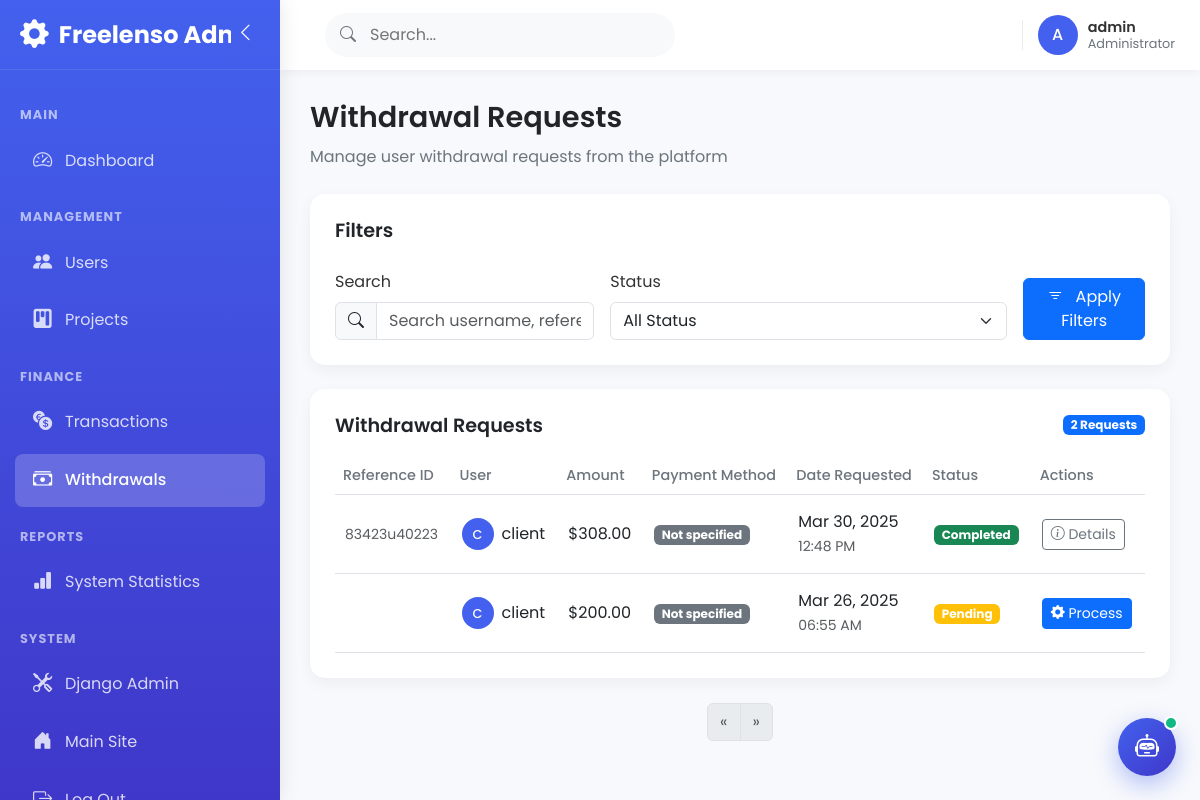
The app's page /admin-dashboard/withdrawals/ (signed in) with its own data.
### core/models.py (models this page shows, shortened)
class WithdrawalRequest(models.Model):
    STATUS_CHOICES = [
        ('pending', 'Pending'),
        ('processing', 'Processing'),
        ('completed', 'Completed'),
        ('rejected', 'Rejected'),
    ]
    WITHDRAWAL_METHODS = [
        ('bank', 'Bank Transfer'),
        ('upi', 'UPI'),
        ('paypal', 'PayPal'),
    ]
    wallet = models.ForeignKey(Wallet, on_delete=models.CASCADE, related_name='withdrawal_requests')
    amount = models.DecimalField(max_digits=10, decimal_places=2, validators=[MinValueValidator(Decimal('0.01'))])
    fee = models.DecimalField(max_digits=10, decimal_places=2, default=0.00)
    withdrawal_method = models.CharField(max_length=20, choices=WITHDRAWAL_METHODS)
    bank_name = models.CharField(max_length=100, blank=True, null=True)
    account_number = models.CharField(max_length=30, blank=True, null=True)
    ifsc_code = models.CharField(max_length=20, blank=True, null=True)
    upi_id = models.CharField(max_length=50, blank=True, null=True)
    paypal_email = models.EmailField(blank=True, null=True)
    status = models.CharField(max_length=20, choices=STATUS_CHOICES, default='pending')
    notes = models.TextField(blank=True)
    reference_id = models.CharField(max_length=100, blank=True)
    created_at = models.DateTimeField(auto_now_add=True)
    processed_at = models.DateTimeField(null=True, blank=True)
    class Meta:
        ordering = ['-created_at']

class Wallet(models.Model):
    user = models.OneToOneField(UserProfile, on_delete=models.CASCADE, related_name='wallet')
    balance = models.DecimalField(max_digits=10, decimal_places=2, default=0.00, validators=[MinValueValidator(Decimal('0.00'))])
    escrow_balance = models.DecimalField(max_digits=10, decimal_places=2, default=0.00, validators=[MinValueValidator(Decimal('0.00'))])
    currency = models.CharField(max_length=3, default='USD')
    is_active = models.BooleanField(default=True)
    created_at = models.DateTimeField(auto_now_add=True)
    updated_at = models.DateTimeField(auto_now=True)

class UserProfile(models.Model):
    user = models.OneToOneField(User, on_delete=models.CASCADE)
    is_freelancer = models.BooleanField(default=False)
    is_client = models.BooleanField(default=False)
    profile_picture = models.ImageField(upload_to='profile_pics', null=True, blank=True)
    bio = models.TextField(null=True, blank=True)
    skills = models.CharField(max_length=500, null=True, blank=True)
    hourly_rate = models.DecimalField(max_digits=10, decimal_places=2, null=True, blank=True)
    country = models.CharField(max_length=100, null=True, blank=True)
    phone_number = models.CharField(max_length=15, null=True, blank=True)
    website = models.URLField(max_length=200, null=True, blank=True)
    linkedin = models.URLField(max_length=200, null=True, blank=True)
    github = models.URLField(max_length=200, null=True, blank=True)
    languages = models.CharField(max_length=200, null=True, blank=True)
    education = models.TextField(null=True, blank=True)
    experience = models.TextField(null=True, blank=True)
    availability = models.CharField(max_length=100, null=True, blank=True)
    created_at = models.DateTimeField(auto_now_add=True)
    updated_at = models.DateTimeField(auto_now=True)
    wallet_balance = models.DecimalField(max_digits=10, decimal_places=2, default=0.00)

### core/admin_views.py (the view)
# urls.py: path('admin-dashboard/withdrawals/', admin_views.admin_withdrawals, name='admin_withdrawals'),
@login_required
@user_passes_test(is_admin)
def admin_withdrawals(request):
    status = request.GET.get('status', '')
    search = request.GET.get('search', '')
    withdrawals = WithdrawalRequest.objects.all().order_by('-created_at')
    if status:
        withdrawals = withdrawals.filter(status=status)
    if search:
        withdrawals = withdrawals.filter(
            Q(wallet__user__user__username__icontains=search) |
            Q(reference_id__icontains=search)
        )
    context = {
        'withdrawals': withdrawals,
        'status': status,
        'search': search,
        'status_choices': WithdrawalRequest.STATUS_CHOICES,
    }
    return render(request, 'admin/withdrawals.html', context)

### templates/admin/withdrawals.html (shortened to what this page needs)
{% extends 'admin/admin_base.html' %}
{% block page_title %}Withdrawal Requests{% endblock %}
{% block page_subtitle %}Manage user withdrawal requests from the platform{% endblock %}
{% block content %}
<div class="data-card mb-4">
    <div class="data-card-header">
        <h5 class="data-card-title">Filters</h5>
    </div>
    <div class="card-body pt-0">
        <form method="get" class="row g-3 align-items-end">
            <div class="col-lg-4 col-md-6">
                <label for="search" class="form-label">Search</label>
                <div class="input-group">
                    <span class="input-group-text"><i class="bi bi-search"></i></span>
                    <input type="text" class="form-control" id="search" name="search" placeholder="Search username, reference ID..." value="{{ search }}">
                </div>
            </div>
            <div class="col-lg-6 col-md-6">
                <label for="status" class="form-label">Status</label>
                <select class="form-select" id="status" name="status">
                    <option value="" {% if status == '' %}selected{% endif %}>All Status</option>
                </select>
            </div>
            <div class="col-lg-2 col-md-12 d-flex">
                <button type="submit" class="btn btn-primary flex-fill">
                    <i class="bi bi-filter me-2"></i> Apply Filters
                </button>
            </div>
        </form>
    </div>
</div>
<div class="data-card">
    <div class="data-card-header d-flex justify-content-between align-items-center">
        <h5 class="data-card-title mb-0">Withdrawal Requests</h5>
        <span class="badge bg-primary">{{ withdrawals.count }} Requests</span>
    </div>
    <div class="table-responsive">
        <table class="table table-hover align-middle">
            <thead>
                <tr>
                    <th>Reference ID</th>
                    <th>User</th>
                    <th>Amount</th>
                    <th>Payment Method</th>
                    <th>Date Requested</th>
                    <th>Status</th>
                    <th>Actions</th>
                </tr>
            </thead>
            <tbody>
                {% for withdrawal in withdrawals %}
                <tr>
                    <td><small class="text-muted">{{ withdrawal.reference_id }}</small></td>
                    <td>
                        <div class="d-flex align-items-center">
                            <div class="user-avatar me-2" style="width: 32px; height: 32px; font-size: 0.8rem;">
                                {{ withdrawal.wallet.user.user.username|slice:":1"|upper }}
                            </div>
                            <div>{{ withdrawal.wallet.user.user.username }}</div>
                        </div>
                    </td>
                    <td>
                        <div>${{ withdrawal.amount }}</div>
                    </td>
                    <td>
                        {% if withdrawal.payment_method %}
                            <div>{{ withdrawal.payment_method.get_method_display }}</div>
                            <small class="text-muted">{{ withdrawal.payment_method.account_details }}</small>
                        {% else %}
                            <span class="badge bg-secondary">Not specified</span>
                        {% endif %}
                    </td>
                    <td>
                        <div>{{ withdrawal.created_at|date:"M d, Y" }}</div>
                        <small class="text-muted">{{ withdrawal.created_at|time:"h:i A" }}</small>
                    </td>
                    <td>
                        {% if withdrawal.status == 'pending' %}
                        <span class="badge bg-warning">Pending</span>
                        {% elif withdrawal.status == 'completed' %}
                        <span class="badge bg-success">Completed</span>
                        {% elif withdrawal.status == 'rejected' %}
                        <span class="badge bg-danger">Rejected</span>
                        {% else %}
                        <span class="badge bg-secondary">{{ withdrawal.status }}</span>
                        {% endif %}
                    </td>
                    <td>
                        {% if withdrawal.status == 'pending' %}
                        <button type="button" class="btn btn-sm btn-primary" data-bs-toggle="modal" data-bs-target="#processModal{{ withdrawal.id }}">
                            <i class="bi bi-gear-fill"></i> Process
                        </button>
                        {% else %}
                        <button type="button" class="btn btn-sm btn-outline-secondary" data-bs-toggle="modal" data-bs-target="#detailsModal{{ withdrawal.id }}">
                            <i class="bi bi-info-circle"></i> Details
                        </button>
                        {% endif %}
                    </td>
                </tr>
                {% endfor %}
            </tbody>
        </table>
    </div>
</div>
<div class="mt-4 d-flex justify-content-center">
    <nav aria-label="Page navigation">
        <ul class="pagination">
            {% if withdrawals.has_previous %}
            <li class="page-item">
                <a class="page-link" href="?page={{ withdrawals.previous_page_number }}{% if search %}&search={{ search }}{% endif %}{% if status %}&status={{ status }}{% endif %}" aria-label="Previous">
                    <span aria-hidden="true">&laquo;</span>
                </a>
            </li>
            {% else %}
            <li class="page-item disabled">
                <a class="page-link" href="#" tabindex="-1" aria-disabled="true">&laquo;</a>
            </li>
            {% endif %}
            {% if withdrawals.has_next %}
            <li class="page-item">
                <a class="page-link" href="?page={{ withdrawals.next_page_number }}{% if search %}&search={{ search }}{% endif %}{% if status %}&status={{ status }}{% endif %}" aria-label="Next">
                    <span aria-hidden="true">&raquo;</span>
                </a>
            </li>
            {% else %}
            <li class="page-item disabled">
                <a class="page-link" href="#" tabindex="-1" aria-disabled="true">&raquo;</a>
            </li>
            {% endif %}
        </ul>
    </nav>
</div>
{% endblock %}

### templates/admin/admin_base.html (shortened to what this page needs)
<!DOCTYPE html>
<html lang="en">
<head>
    <link href="https://cdn.jsdelivr.net/npm/bootstrap@5.3.0/dist/css/bootstrap.min.css" rel="stylesheet">
    <link rel="stylesheet" href="https://cdn.jsdelivr.net/npm/bootstrap-icons@1.11.3/font/bootstrap-icons.min.css">
</head>
<body>
    <div class="admin-sidebar" id="adminSidebar">
        <div class="sidebar-header">
            <a href="{% url 'admin_dashboard' %}" class="sidebar-brand">
                <i class="bi bi-gear-fill sidebar-brand-icon"></i>
                <span class="sidebar-brand-text">Freelenso Admin</span>
            </a>
            <button class="toggle-sidebar" id="toggleSidebar">
                <i class="bi bi-chevron-left"></i>
            </button>
        </div>
        <div class="sidebar-nav">
            <div class="sidebar-heading">Main</div>
            <div class="nav-item {% if request.path == '/admin-dashboard/' %}active{% endif %}">
                <a class="nav-link {% if request.path == '/admin-dashboard/' %}active{% endif %}" href="{% url 'admin_dashboard' %}">
                    <i class="bi bi-speedometer2 nav-icon"></i>
                    <span class="nav-text">Dashboard</span>
                </a>
            </div>
            <div class="sidebar-heading">Management</div>
            <div class="nav-item {% if '/admin-dashboard/users/' in request.path %}active{% endif %}">
                <a class="nav-link {% if '/admin-dashboard/users/' in request.path %}active{% endif %}" href="{% url 'admin_users' %}">
                    <i class="bi bi-people-fill nav-icon"></i>
                    <span class="nav-text">Users</span>
                </a>
            </div>
            <div class="nav-item {% if '/admin-dashboard/projects/' in request.path %}active{% endif %}">
                <a class="nav-link {% if '/admin-dashboard/projects/' in request.path %}active{% endif %}" href="{% url 'admin_projects' %}">
                    <i class="bi bi-kanban-fill nav-icon"></i>
                    <span class="nav-text">Projects</span>
                </a>
            </div>
            <div class="sidebar-heading">Finance</div>
            <div class="nav-item {% if '/admin-dashboard/transactions/' in request.path %}active{% endif %}">
                <a class="nav-link {% if '/admin-dashboard/transactions/' in request.path %}active{% endif %}" href="{% url 'admin_transactions' %}">
                    <i class="bi bi-currency-exchange nav-icon"></i>
                    <span class="nav-text">Transactions</span>
                </a>
            </div>
            <div class="nav-item {% if '/admin-dashboard/withdrawals/' in request.path %}active{% endif %}">
                <a class="nav-link {% if '/admin-dashboard/withdrawals/' in request.path %}active{% endif %}" href="{% url 'admin_withdrawals' %}">
                    <i class="bi bi-cash-stack nav-icon"></i>
                    <span class="nav-text">Withdrawals</span>
                </a>
            </div>
            <div class="sidebar-heading">Reports</div>
            <div class="nav-item {% if '/admin-dashboard/stats/' in request.path %}active{% endif %}">
                <a class="nav-link {% if '/admin-dashboard/stats/' in request.path %}active{% endif %}" href="{% url 'admin_system_stats' %}">
                    <i class="bi bi-bar-chart-fill nav-icon"></i>
                    <span class="nav-text">System Statistics</span>
                </a>
            </div>
            <div class="sidebar-heading">System</div>
            <div class="nav-item">
                <a class="nav-link" href="/admin/" target="_blank">
                    <i class="bi bi-tools nav-icon"></i>
                    <span class="nav-text">Django Admin</span>
                </a>
            </div>
            <div class="nav-item">
                <a class="nav-link" href="{% url 'index' %}">
                    <i class="bi bi-house-door-fill nav-icon"></i>
                    <span class="nav-text">Main Site</span>
                </a>
            </div>
            <div class="nav-item">
                <a class="nav-link" href="{% url 'logout' %}">
                    <i class="bi bi-box-arrow-right nav-icon"></i>
                    <span class="nav-text">Log Out</span>
                </a>
            </div>
        </div>
    </div>
    <div class="admin-content" id="adminContent">
        <div class="admin-topbar">
            <div class="topbar-search d-none d-md-block">
                <i class="bi bi-search search-icon"></i>
                <input type="text" class="search-input" placeholder="Search...">
            </div>
            <div class="d-flex align-items-center">
                <div class="user-dropdown">
                    <div class="user-avatar">
                        {{ request.user.username|slice:":1"|upper }}
                    </div>
                    <div class="user-info">
                        <div class="user-name">{{ request.user.get_full_name|default:request.user.username }}</div>
                        <div class="user-role">Administrator</div>
                    </div>
                </div>
            </div>
        </div>
        <div class="content-wrapper">
            <div class="page-header">
                <h1 class="page-title">{% block page_title %}Dashboard{% endblock %}</h1>
                <p class="page-subtitle">{% block page_subtitle %}Welcome to Freelenso Admin Dashboard{% endblock %}</p>
            </div>
            {% block content %}{% endblock %}
        </div>
    </div>
    <div class="ai-chatbot-widget">
        <button id="aiChatbotToggleBtnAdmin" class="ai-chatbot-btn" title="Open Freelenso AI Assistant">
            <i class="bi bi-robot fs-4"></i>
            <span class="ai-chatbot-badge"></span>
        </button>
    </div>
</body>
</html>

### records on screen
WithdrawalRequest: reference_id "83423u40223", wallet.user.user.username "C", wallet.user.user.username "client", amount "308.00", created_at "Mar 30, 2025", created_at "12:48 PM", status "Completed"
WithdrawalRequest: wallet.user.user.username "C", wallet.user.user.username "client", amount "200.00", created_at "Mar 26, 2025", created_at "06:55 AM", status "Pending"

### other values on screen
{{ request.user.username|slice:":1"|upper }} "A"
{{ request.user.get_full_name|default:request.user.username }} "admin"
{{ withdrawals.count }} "2"
